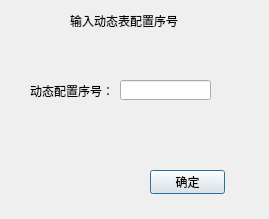
<?xml version="1.0" encoding="UTF-8"?>
<ui version="4.0">
 <class>DynamicTable</class>
 <widget class="QDialog" name="DynamicTable">
  <property name="geometry">
   <rect>
    <x>0</x>
    <y>0</y>
    <width>269</width>
    <height>219</height>
   </rect>
  </property>
  <property name="windowTitle">
   <string>Dialog</string>
  </property>
  <widget class="QPushButton" name="dynamic_pushButton">
   <property name="geometry">
    <rect>
     <x>150</x>
     <y>170</y>
     <width>75</width>
     <height>24</height>
    </rect>
   </property>
   <property name="text">
    <string>确定</string>
   </property>
  </widget>
  <widget class="QLineEdit" name="dynamic_lineEdit">
   <property name="geometry">
    <rect>
     <x>120</x>
     <y>80</y>
     <width>91</width>
     <height>20</height>
    </rect>
   </property>
  </widget>
  <widget class="QLabel" name="label">
   <property name="geometry">
    <rect>
     <x>30</x>
     <y>80</y>
     <width>81</width>
     <height>21</height>
    </rect>
   </property>
   <property name="text">
    <string>动态配置序号：</string>
   </property>
  </widget>
  <widget class="QLabel" name="label_2">
   <property name="geometry">
    <rect>
     <x>70</x>
     <y>10</y>
     <width>111</width>
     <height>21</height>
    </rect>
   </property>
   <property name="text">
    <string>输入动态表配置序号</string>
   </property>
  </widget>
 </widget>
 <resources/>
 <connections/>
</ui>
